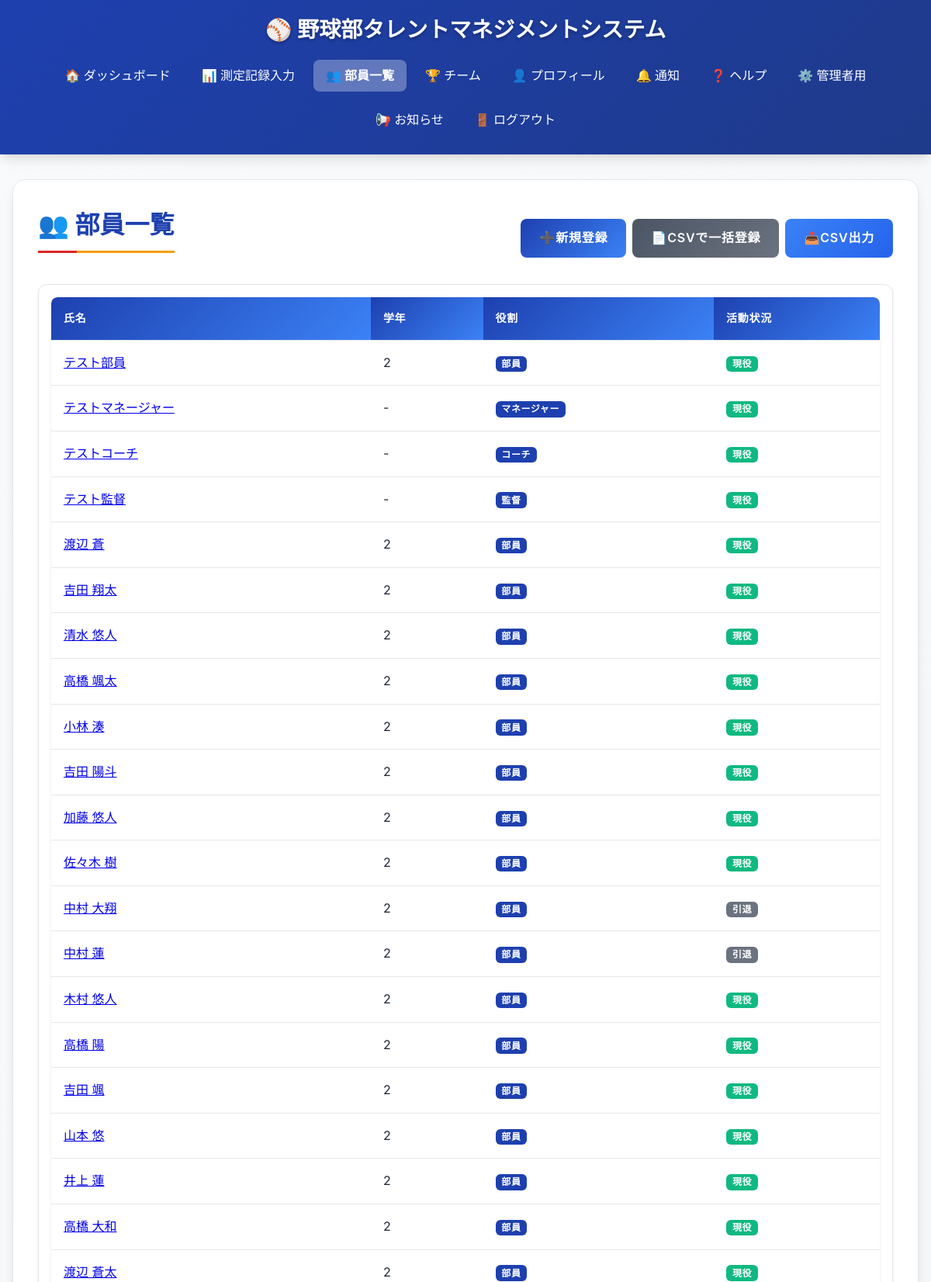
Screenshot of /members/ (signed in, upper part) with the database file from the repository.
### db_models.py (models this page shows, shortened)
class User(db.Model, UserMixin):
    __tablename__ = 'users'
    user_id = db.Column(db.Integer, primary_key=True)
    fs_uniquifier = db.Column(db.String(64), unique=True, nullable=False, default=lambda: str(uuid.uuid4()))  # 追加
    name = db.Column(db.String(100), nullable=False)
    password_hash = db.Column(db.String(200), nullable=False)
    grade = db.Column(db.Integer, nullable=True)
    is_active = db.Column(db.Boolean, default=True)
    team_status = db.Column(db.Boolean, default=False)
    created_at = db.Column(db.DateTime, default=lambda: datetime.now(tz=ZoneInfo('Asia/Tokyo')))
    updated_at = db.Column(db.DateTime, default=lambda: datetime.now(tz=ZoneInfo('Asia/Tokyo')),
                           onupdate=lambda: datetime.now(tz=ZoneInfo('Asia/Tokyo')))
    roles = db.relationship('Role', secondary='user_roles', backref=db.backref('users', lazy='dynamic'))
    def has_any_role(self, *roles):
        return any(role.name in roles for role in self.roles)

class Role(db.Model, RoleMixin):
    __tablename__ = 'roles'
    id = db.Column(db.Integer, primary_key=True)
    name = db.Column(db.String(80), unique=True, nullable=False)
    display_name = db.Column(db.String(80), unique=True, nullable=False)

### blueprints/members/routes.py (the view)
@members_bp.route('/')
@login_required
@roles_accepted("administer", "coach", "director")
def members():
    members_list = User.query.filter(~User.roles.any(Role.name == 'administer')).all()
    return render_template('members/members.html',
                           members=members_list,
                           )

### app/app.py (called while the page is built)
@login_manager.user_loader
def load_user(user_id):
    return db.session.get(User, int(user_id))

@app.context_processor
def inject_measurement_data():
    if not current_user.is_authenticated:
        return {}
    notice_cnt = 0
    if current_user.has_any_role("manager"):
        notice_cnt = MeasurementRecord.query.filter_by(created_by=current_user.user_id, status='rejected').count()
    elif current_user.has_any_role("member"):
        notice_cnt = MeasurementRecord.query.filter_by(user_id=current_user.user_id, status='draft').count()
    elif current_user.has_any_role("coach"):
        notice_cnt = MeasurementRecord.query.filter_by(status='pending_coach').count()
    return {
        "notice_cnt": notice_cnt
    }

### app/templates/members/members.html (shortened to what this page needs)
{% extends "base.html" %}
{% block content %}
<div class="container fade-in">
    <div class="d-flex justify-content-between align-items-center mb-4">
        <h1>👥 部員一覧</h1>
        <div class="d-flex gap-2">
            <a href="{{ url_for('members.new_member') }}" class="btn btn-primary">
                <span class="icon">➕</span> 新規登録
            </a>
            <a href="{{ url_for('members.csv_import') }}" class="btn btn-secondary">
                <span class="icon">📄</span> CSVで一括登録
            </a>
            <a href="{{ url_for('members.export_csv') }}" class="btn btn-info">
                <span class="icon">📤</span> CSV出力
            </a>
        </div>
    </div>
    <div class="card p-4">
        <div class="table-container">
            <table id="memberTable" class="table table-hover" style="width:100%">
                <thead>
                    <tr>
                        <th>氏名</th>
                        <th>学年</th>
                        <th>役割</th>
                        <th>活動状況</th>
                    </tr>
                </thead>
                <tbody>
                    {% for member in members %}
                    <tr>
                        <td><a href="{{ url_for('records.records', member_id=member.user_id) }}">{{ member.name }}</a></td>
                        <td>{{ member.grade or '-' }}</td>
                        <td>
                            {% for role in member.roles %}
                                <span class="badge badge-primary">{{ role.display_name or role.name }}</span>
                            {% endfor %}
                        </td>
                        <td>
                            {% if member.is_active %}
                                <span class="badge badge-success">現役</span>
                            {% else %}
                                <span class="badge badge-secondary">引退</span>
                            {% endif %}
                        </td>
                    </tr>
                    {% endfor %}
                </tbody>
            </table>
        </div>
    </div>
</div>
<link rel="stylesheet" type="text/css" href="https://cdn.datatables.net/2.0.8/css/dataTables.dataTables.min.css">
{% endblock %}

### app/static/styles.css (style rules this page uses)
:root { --primary-color: #1e40af; --primary-light: #3b82f6; --primary-dark: #1e3a8a; --secondary-color: #dc2626; --secondary-light: #ef4444; --secondary-dark: #b91c1c; --accent-color: #f59e0b; --accent-light: #fbbf24; --white: #ffffff; --gray-50: #f9fafb; --gray-100: #f3f4f6; --gray-200: #e5e7eb; --gray-300: #d1d5db; --gray-400: #9ca3af; --gray-500: #6b7280; --gray-600: #4b5563; --gray-700: #374151; --gray-800: #1f2937; --gray-900: #111827; --success: #10b981; --warning: #f59e0b; --error: #ef4444; --info: #3b82f6; --shadow-sm: 0 1px 2px 0 rgb(0 0 0 / 0.05); --shadow: 0 1px 3px 0 rgb(0 0 0 / 0.1), 0 1px 2px -1px rgb(0 0 0 / 0.1); --shadow-md: 0 4px 6px -1px rgb(0 0 0 / 0.1), 0 2px 4px -2px rgb(0 0 0 / 0.1); --shadow-lg: 0 10px 15px -3px rgb(0 0 0 / 0.1), 0 4px 6px -4px rgb(0 0 0 / 0.1); --radius-sm: 0.375rem; --radius: 0.5rem; --radius-md: 0.75rem; --radius-lg: 1rem; --transition: all 0.2s ease-in-out; }
* { margin: 0; padding: 0; box-sizing: border-box; }
html { font-size: 16px; scroll-behavior: smooth; }
body { font-family: 'Inter', 'Segoe UI', Tahoma, Geneva, Verdana, sans-serif; line-height: 1.6; color: var(--gray-800); background: linear-gradient(135deg, var(--gray-50) 0%, var(--gray-100) 100%); min-height: 100vh; }
.container { background: var(--white); border-radius: var(--radius-lg); box-shadow: var(--shadow-lg); padding: 2rem; margin-bottom: 2rem; border: 1px solid var(--gray-200); }
.container h1 { color: var(--primary-color); font-size: 2rem; font-weight: 700; margin-bottom: 1.5rem; padding-bottom: 0.5rem; border-bottom: 3px solid var(--accent-color); position: relative; }
.container h1::after { content: ''; position: absolute; bottom: -3px; left: 0; width: 50px; height: 3px; background: var(--secondary-color); }
.card { background: var(--white); border-radius: var(--radius-md); box-shadow: var(--shadow); padding: 1.5rem; margin-bottom: 1.5rem; border: 1px solid var(--gray-200); transition: var(--transition); }
.table-container { overflow-x: auto; border-radius: var(--radius); box-shadow: var(--shadow); }
table { width: 100%; border-collapse: collapse; background: var(--white); border-radius: var(--radius); overflow: hidden; }
table th, table td { padding: 1rem; text-align: left; border-bottom: 1px solid var(--gray-200); }
table th { background: linear-gradient(135deg, var(--primary-color) 0%, var(--primary-light) 100%); color: var(--white); font-weight: 600; text-transform: uppercase; font-size: 0.875rem; letter-spacing: 0.05em; }
.btn { display: inline-flex; align-items: center; justify-content: center; padding: 0.75rem 1.5rem; border: none; border-radius: var(--radius); font-size: 1rem; font-weight: 600; text-decoration: none; cursor: pointer; transition: var(--transition); text-transform: uppercase; letter-spacing: 0.05em; position: relative; overflow: hidden; }
.btn::before { content: ''; position: absolute; top: 0; left: -100%; width: 100%; height: 100%; background: linear-gradient(90deg, transparent, rgba(255, 255, 255, 0.2), transparent); transition: left 0.5s; }
.btn-primary { background: linear-gradient(135deg, var(--primary-color) 0%, var(--primary-light) 100%); color: var(--white); }
.btn-secondary { background: linear-gradient(135deg, var(--gray-600) 0%, var(--gray-500) 100%); color: var(--white); }
.btn-info { background: linear-gradient(135deg, var(--info) 0%, #2563eb 100%); color: var(--white); }
.mb-4 { margin-bottom: 1rem; }
.p-4 { padding: 1rem; }
.d-flex { display: flex; }
.justify-content-between { justify-content: space-between; }
.align-items-center { align-items: center; }
.gap-2 { gap: 0.5rem; }
.fade-in { animation: fadeIn 0.5s ease-out; }
.badge { display: inline-block; padding: 0.25rem 0.5rem; font-size: 0.75rem; font-weight: 600; border-radius: var(--radius-sm); text-transform: uppercase; letter-spacing: 0.05em; }
.badge-primary { background-color: var(--primary-color); color: var(--white); }
.badge-success { background-color: var(--success); color: var(--white); }

### app/templates/members/members.html (style rules this page uses)
.badge { display: inline-block; padding: 0.35em 0.65em; font-size: .75em; font-weight: 700; line-height: 1; color: #fff; text-align: center; white-space: nowrap; vertical-align: baseline; border-radius: 0.375rem; margin-right: 0.25rem; }
.badge-primary { background-color: var(--primary-color); }
.badge-success { background-color: var(--success); }
.badge-secondary { background-color: var(--gray-500); }

### rows the page displays
User: name "テスト部員", grade "2", is_active "現役"
Role: display_name "部員"
User: name "テストマネージャー", grade "-", is_active "現役"
Role: display_name "マネージャー"
User: name "テストコーチ", grade "-", is_active "現役"
Role: display_name "コーチ"
User: name "テスト監督", grade "-", is_active "現役"
Role: display_name "監督"
User: name "渡辺 蒼", grade "2", is_active "現役"
User: name "吉田 翔太", grade "2", is_active "現役"
User: name "清水 悠人", grade "2", is_active "現役"
User: name "高橋 颯太", grade "2", is_active "現役"
User: name "小林 湊", grade "2", is_active "現役"
User: name "吉田 陽斗", grade "2", is_active "現役"
User: name "加藤 悠人", grade "2", is_active "現役"
User: name "佐々木 樹", grade "2", is_active "現役"
User: name "中村 大翔", grade "2", is_active "引退"
User: name "中村 蓮", grade "2", is_active "引退"
User: name "木村 悠人", grade "2", is_active "現役"
User: name "高橋 陽", grade "2", is_active "現役"
User: name "吉田 颯", grade "2", is_active "現役"
User: name "山本 悠", grade "2", is_active "現役"
User: name "井上 蓮", grade "2", is_active "現役"
User: name "高橋 大和", grade "2", is_active "現役"
User: name "渡辺 蒼太", grade "2", is_active "現役"
